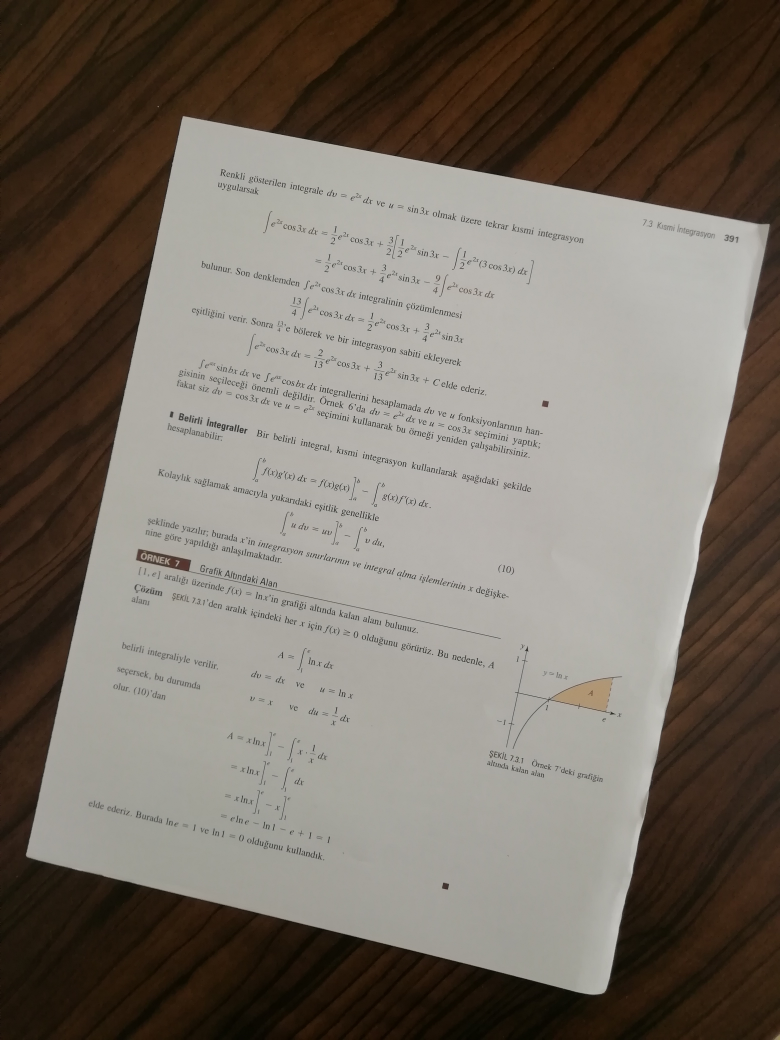
#> input picture document.jpg, 3120 x 4160 px, found by its file name (shown at 1/4 size)
$ python main.py   (older library calls are emulated)
#> lines starting #> are read from the running program, lines starting #| are printed output that depends on the picture; after the words box and inside, x2 and y2 are one past the last pixel; in counts of white or black regions, pixels touching at a corner belong together
### sm.py
import cv2 as cv
import numpy as np


def ScannerDocument(img):
    # image read here and resize process
    # Resize process be ease to us for finding contours
    # so percent value equal to 20
    img_orj = img.copy()
    percent = 20
    img = Resize(img, percent)

    # edge process
    edged = CannyEdge(img)

    cv.imwrite('process_images/edged.jpg', edged)

    # finding the document contour
    contour = ContourFinding(img, edged)

    contour_img = cv.drawContours(img.copy(), [contour], -1, (0, 255, 0), 5)
    cv.imwrite('process_images/contour_img.jpg', contour_img)

    # Perspective Transform on main image
    cropped_img = FourPointTransform(img_orj, contour, percent)

    cv.imwrite('process_images/cropped_img.jpg', cropped_img)

    return cropped_img


def Resize(img, scale_percent):
    width = int(img.shape[1] * scale_percent / 100)
    height = int(img.shape[0] * scale_percent / 100)
    resized = cv.resize(img, (width, height))
    return resized


def Convert2Points(pts, percent):
    convert = pts * (100 / percent)
    return convert


def CannyEdge(img):
    # grayscale and smoothing
    gray = cv.cvtColor(img, cv.COLOR_BGR2GRAY)
    blur = cv.GaussianBlur(gray, (5, 5), 0)

    # canny
    edged = cv.Canny(blur, 50, 100)
    return edged

def ContourFinding(img, edged):
    global contour
    _, contours, _ = cv.findContours(edged.copy(), cv.RETR_LIST, cv.CHAIN_APPROX_SIMPLE)

    # the largest area of contours will be found
    # prev_area -> previous area is started zero
    prev_area = 0
    for c in contours:
        epsilon = 0.02 * cv.arcLength(c, True)
        approx = cv.approxPolyDP(c, epsilon, True)
        area = cv.contourArea(c)
        if area > prev_area:
            contour = approx
            prev_area = area
        else:
            prev_area = area
    return contour


def SortThePoints(contour, percent):
    pts = contour.reshape(4, 2)
    sorted = np.zeros((4, 2), dtype="float32")

    # top - left and bottom - right points
    s = np.sum(pts, axis=-1)
    sorted[0] = pts[np.argmin(s)]
    sorted[2] = pts[np.argmax(s)]

    # top - right and bottom - left points
    diff = np.diff(pts, axis=-1)
    sorted[1] = pts[np.argmin(diff)]
    sorted[3] = pts[np.argmax(diff)]

    # that process convert img points to orj_img points
    sorted = Convert2Points(sorted, percent)
    return sorted


def FourPointTransform(img, contour, percent):
    # we need a sorted the points of contour
    sorted = SortThePoints(contour, percent)
    tleft, tright, bright, bleft = sorted

    # we compute the shape of new image
    # for Width
    widthA = np.sqrt(((bright[0] - bleft[0]) ** 2) + ((bright[1] - bleft[1]) ** 2))
    widthB = np.sqrt(((tright[0] - tleft[0]) ** 2) + ((tright[1] - tleft[1]) ** 2))
    maxWidth = max(int(widthA), int(widthB))

    # for Height
    heightA = np.sqrt(((tright[0] - bright[0]) ** 2) + ((tright[1] - bright[1]) ** 2))
    heightB = np.sqrt(((tleft[0] - bleft[0]) ** 2) + ((tleft[1] - bleft[1]) ** 2))
    maxHeight = max(int(heightA), int(heightB))

    dst = np.array([
        [0, 0],
        [maxWidth - 1, 0],
        [maxWidth - 1, maxHeight - 1],
        [0, maxHeight - 1]
    ], dtype="float32")

    # Transform for Perspective
    PT = cv.getPerspectiveTransform(sorted, dst)

    # crop in main image
    cropped = cv.warpPerspective(img, PT, (maxWidth, maxHeight))
    return cropped


def ConvertBW(img):
    # convert to Black and White image
    gray = cv.cvtColor(img, cv.COLOR_BGR2GRAY)
    _, threshed = cv.threshold(gray, 150, 255, cv.THRESH_BINARY)
    return threshed

### main.py
import cv2 as cv
import sm


def main():
    img = cv.imread('document.JPG')
#> img is the input picture: shape (4160, 3120, 3); mean B, G, R 100.9, 110.4, 118.8
    scanned_img = sm.ScannerDocument(img)
#> in Resize, `resized = cv.resize(img, (width, height))`:
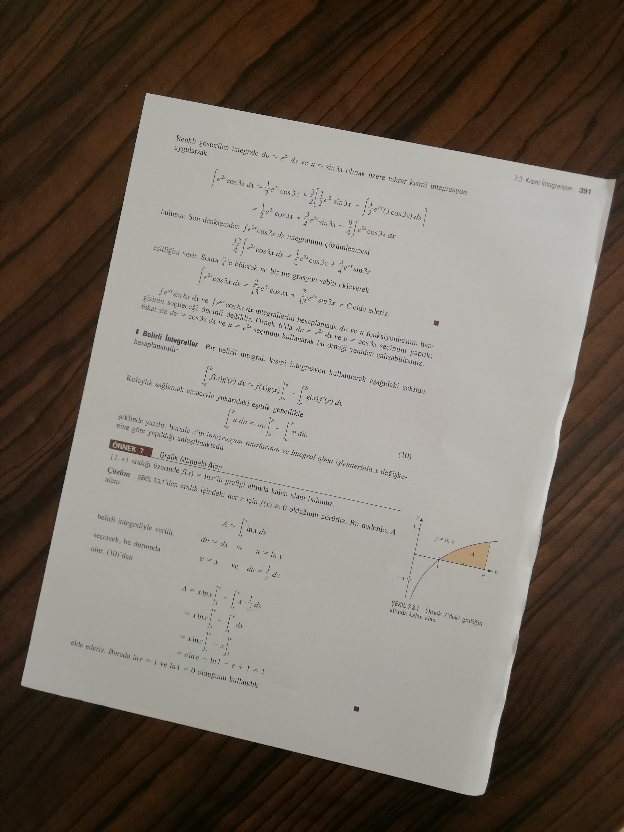
#> resized: shape (832, 624, 3); mean B, G, R 100.9, 110.5, 118.8
#> in CannyEdge, `gray = cv.cvtColor(img, cv.COLOR_BGR2GRAY)`:
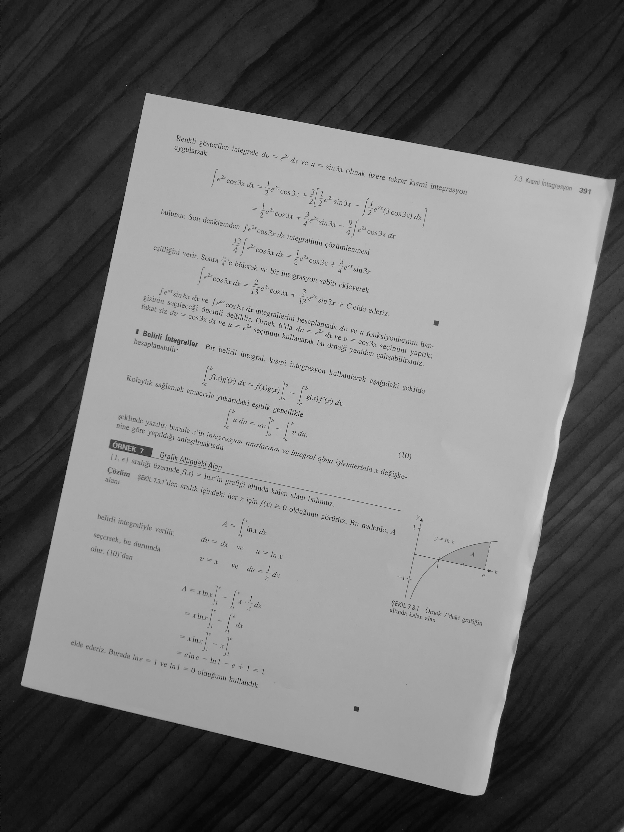
#> gray: shape (832, 624); min 1, max 218, mean 111.8
#> in CannyEdge, `edged = cv.Canny(blur, 50, 100)`:
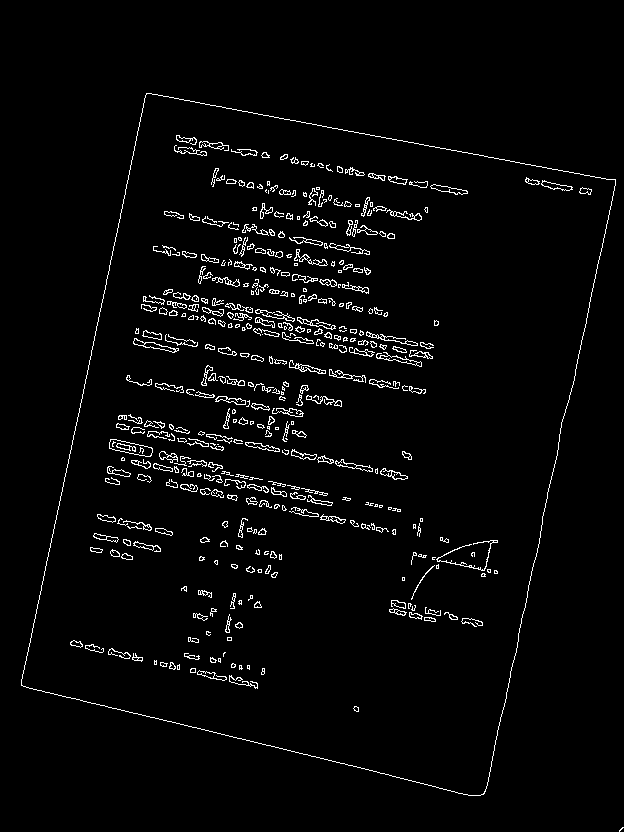
#> edged: shape (832, 624); 3% white in thin lines or dots, all inside (x1, y1, x2, y2) = (21, 93, 624, 832)
#> in ContourFinding, `_, contours, _ = cv.findContours(edged.copy(), cv.RETR_LIST, cv.CHAIN_..`: contours = 833 contours, 536 with area under 20; largest, box (x1, y1, x2, y2) and area: (21, 93, 616, 796) 294915, (21, 93, 616, 796) 294911, (109, 439, 153, 457) 421, (109, 439, 153, 457) 417, (133, 338, 179, 353) 187
#> the loop in ContourFinding, `for c in contours:` made 833 passes
#> (epsilon, area, prev_area) on passes 5, 7, 8, 21, 23, 24, 32, 34, 38, 39, 46, 47: (3.22, 20.5, 20.5), (0.977, 65.5, 65.5), (2.01, 76, 76), (0.419, 21, 21), (0.45, 28, 28), (0.405, 20.5, 20.5), (0.398, 20.5, 20.5), (0.815, 32.5, 32.5), (0.624, 43.5, 43.5), (0.671, 50.5, 50.5), (0.391, 22.5, 22.5), (0.438, 29.5, 29.5)
#> after the loop in ContourFinding, `for c in contours:`: contour = [[146, 93], [21, 685], [483, 794], [615, 179]]
#> in ScannerDocument, `contour_img = cv.drawContours(img.copy(), [contour], -1, (0, 255, 0), 5)`:
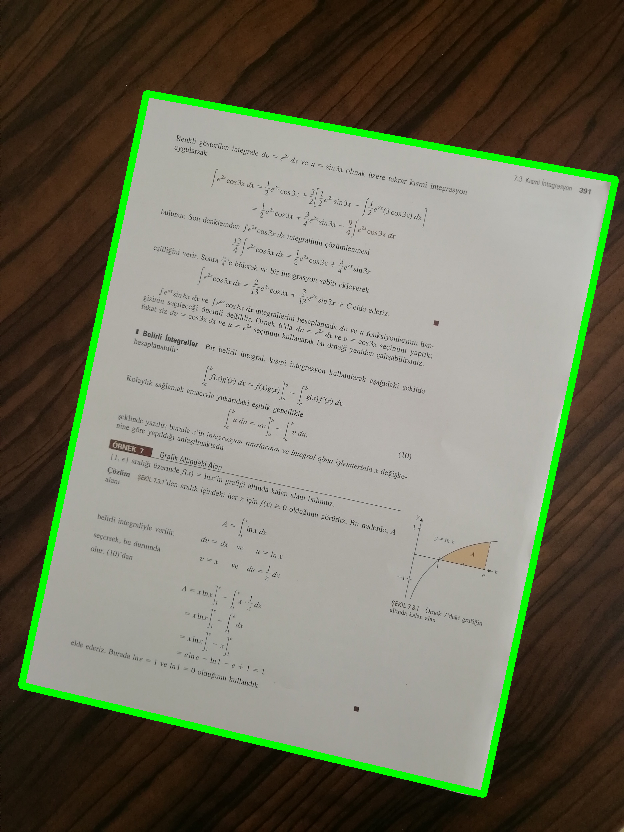
#> contour_img: shape (832, 624, 3); mean B, G, R 97.6, 114.5, 115
#> in SortThePoints, `s = np.sum(pts, axis=-1)`: s = [239, 706, 1277, 794]
#> in SortThePoints, `diff = np.diff(pts, axis=-1)`: diff = [-53, 664, 311, -436]
#> in FourPointTransform, `sorted = SortThePoints(contour, percent)`: sorted = [[730, 465], [3075, 895], [2415, 3970], [105, 3425]]
#> in FourPointTransform, `tleft, tright, bright, bleft = sorted`: tleft = [730, 465]; tright = [3075, 895]; bright = [2415, 3970]; bleft = [105, 3425]
#> in FourPointTransform, `widthA = np.sqrt(((bright[0] - bleft[0]) ** 2) + ((bright[1] - bleft[1..`: widthA = 2373.4
#> in FourPointTransform, `widthB = np.sqrt(((tright[0] - tleft[0]) ** 2) + ((tright[1] - tleft[1..`: widthB = 2384.1
#> in FourPointTransform, `maxWidth = max(int(widthA), int(widthB))`: maxWidth = 2384
#> in FourPointTransform, `heightA = np.sqrt(((tright[0] - bright[0]) ** 2) + ((tright[1] - brigh..`: heightA = 3145
#> in FourPointTransform, `heightB = np.sqrt(((tleft[0] - bleft[0]) ** 2) + ((tleft[1] - bleft[1]..`: heightB = 3025.3
#> in FourPointTransform, `maxHeight = max(int(heightA), int(heightB))`: maxHeight = 3145
#> in FourPointTransform, `dst = np.array([ [0, 0], [maxWidth - 1, 0], [maxWidth - 1, maxHeight -..`: dst = [[0, 0], [2383, 0], [2383, 3144], [0, 3144]]
#> in FourPointTransform, `PT = cv.getPerspectiveTransform(sorted, dst)`: PT = [[1.03, 0.218, -853.5], [-0.189, 1.03, -341.6], [1.68e-05, 2.09e-06, 1]]
#> in FourPointTransform, `cropped = cv.warpPerspective(img, PT, (maxWidth, maxHeight))`:
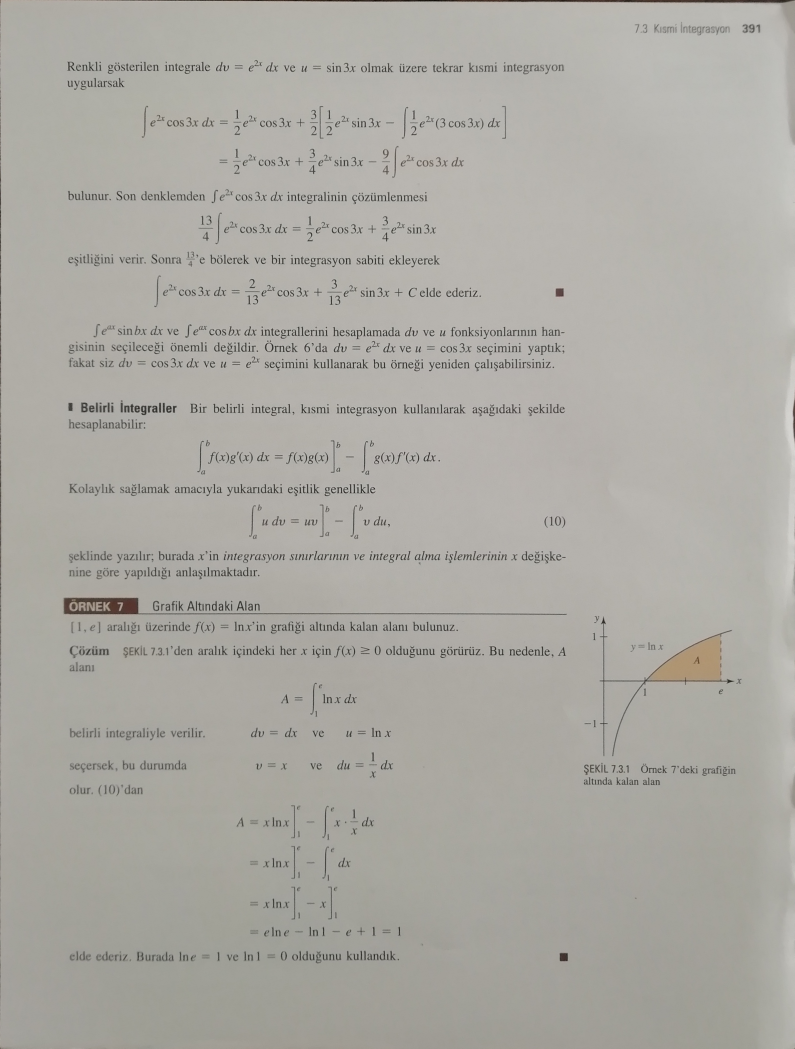
#> cropped: shape (3145, 2384, 3) (shown at 1/3 size); mean B, G, R 163.6, 170, 172
    bw = sm.ConvertBW(scanned_img)
#> in ConvertBW, `_, threshed = cv.threshold(gray, 150, 255, cv.THRESH_BINARY)`:
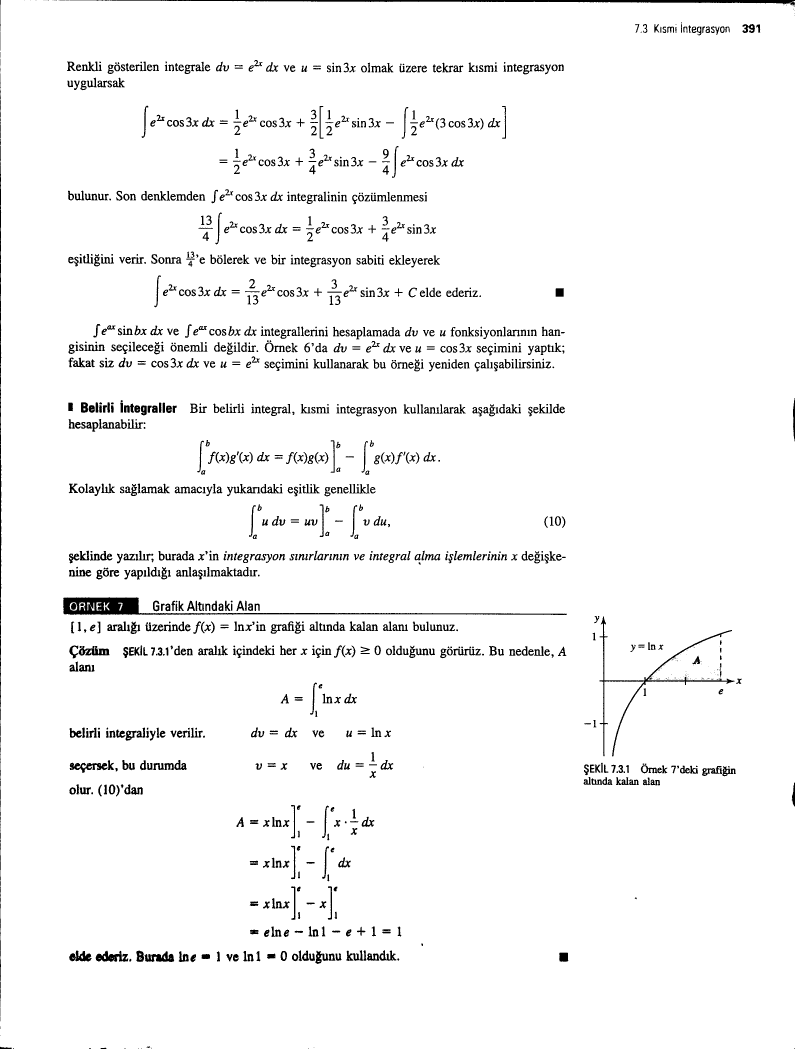
#> threshed: shape (3145, 2384) (shown at 1/3 size); 96.2% white; 1474 black regions (233 under 20 px), largest, box (x1, y1, x2, y2) and area: (189, 1792, 1700, 1845) 14532, (208, 0, 2384, 19) 11564, (0, 268, 4, 3023) 6475
    cv.imwrite('process_images/scanned_document_BW.jpg', bw)


if __name__ == "__main__":
    main()
